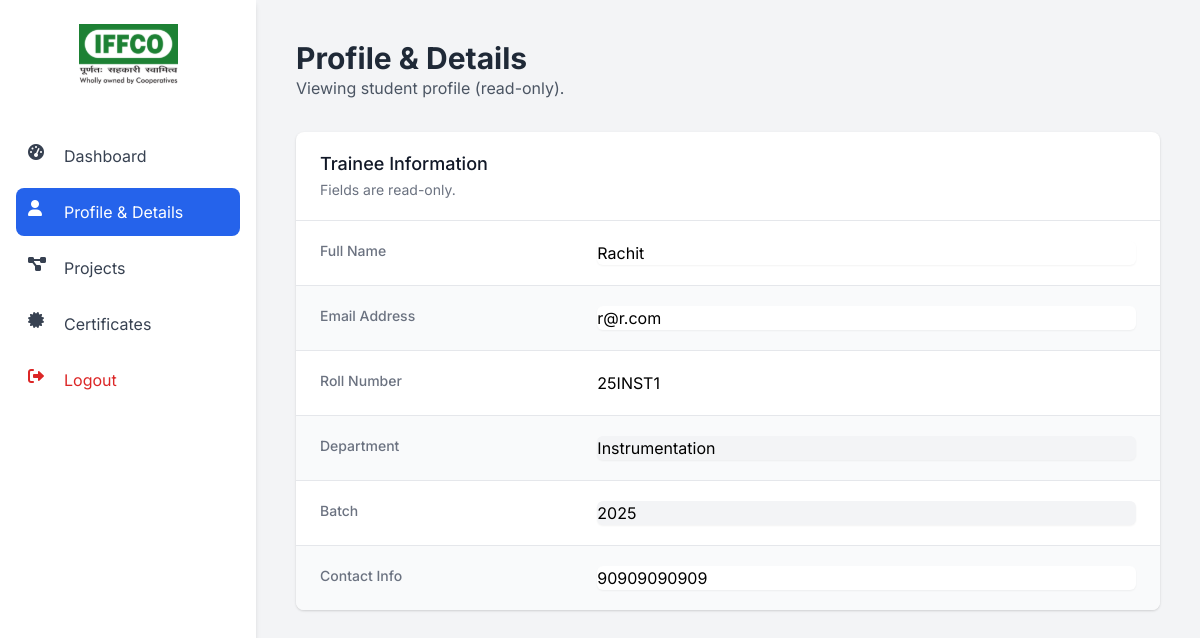
Page /user/profile.php?id=23 (signed in) on the committed database.
### tables this page shows
CREATE TABLE `users` (
  `id` int(11) NOT NULL,
  `name` varchar(100) NOT NULL,
  `email` varchar(100) NOT NULL,
  `password` varchar(255) NOT NULL,
  `roll_no` varchar(50) DEFAULT NULL,
  `department` enum('Chemical','Mechanical','Electrical','Instrumentation','CS','IT','Civil','Finance','MBA','HR','Other') DEFAULT NULL,
  `batch` varchar(50) DEFAULT NULL,
  `contact_info` varchar(255) DEFAULT NULL,
  `role` enum('user','admin') NOT NULL DEFAULT 'user',
  `status` enum('pending','approved','rejected') NOT NULL DEFAULT 'pending',
  `created_at` timestamp NOT NULL DEFAULT current_timestamp(),
  `college` varchar(255) DEFAULT NULL,
  `program` varchar(50) DEFAULT NULL,
  `semester` varchar(10) DEFAULT NULL,
  `duration` varchar(20) DEFAULT NULL,
  `noc_path` varchar(255) DEFAULT NULL,
  `referral_type` varchar(50) DEFAULT NULL,
  `referral_path` varchar(255) DEFAULT NULL
);

### user/profile.php (the view, shortened to what this page needs)
<?php
require_once '../db_connect.php';
if ($_SESSION['role'] === 'admin' && isset($_GET['id'])) {
    $user_id = intval($_GET['id']);
    $is_admin_viewing_student = true;
} else {
    $user_id = $_SESSION['id'];
    $is_admin_viewing_student = false;
}
$can_edit = ($_SESSION['role'] === 'user' && $user_id == $_SESSION['id']);
$stmt = $conn->prepare("SELECT name, roll_no, department, batch, contact_info, email FROM users WHERE id = ?");
$stmt->bind_param("i", $user_id);
$stmt->execute();
$stmt->bind_result($name, $roll_no, $department, $batch, $contact_info, $email);
$page_title = "Profile & Details";
?>
<!DOCTYPE html>
<html lang="en">
<head>
  <link href="https://unpkg.com/tailwindcss@2.2.19/dist/tailwind.min.css" rel="stylesheet">
  <link rel="stylesheet" href="https://cdnjs.cloudflare.com/ajax/libs/font-awesome/6.0.0/css/all.min.css">
</head>
<body class="bg-gray-100 flex">
<aside class="sidebar w-64 min-h-screen bg-white shadow-md">
    <div class="p-6">
      <img src="/uploads/IFFCOlogo.svg" alt="IFFCO Logo" class="mx-auto mb-6">
    </div>
    <nav class="px-4 space-y-2">
      <a href="dashboard.php" class="flex items-center p-3 text-gray-700 rounded-lg hover:bg-gray-200">
        <i class="fas fa-tachometer-alt w-6 h-6 mr-3"></i><span>Dashboard</span>
      </a>
      <a href="profile.php" class="flex items-center p-3 bg-blue-600 text-white rounded-lg hover:bg-blue-700">
        <i class="fas fa-user w-6 h-6 mr-3"></i><span>Profile & Details</span>
      </a>
      <a href="projects.php" class="flex items-center p-3 text-gray-700 rounded-lg hover:bg-gray-200">
        <i class="fas fa-project-diagram w-6 h-6 mr-3"></i><span>Projects</span>
      </a>
      <a href="certificates.php" class="flex items-center p-3 text-gray-700 rounded-lg hover:bg-gray-200">
        <i class="fas fa-certificate w-6 h-6 mr-3"></i><span>Certificates</span>
      </a>
      <a href="../logout.php" class="flex items-center p-3 text-red-600 rounded-lg hover:bg-red-100 mt-8">
        <i class="fas fa-sign-out-alt w-6 h-6 mr-3"></i><span>Logout</span>
      </a>
    </nav>
  </aside>
  <main class="flex-1 p-10">
    <header class="mb-8">
      <h1 class="text-3xl font-bold text-gray-800"><?php echo $page_title; ?></h1>
      <p class="text-gray-600">
        <?php if ($can_edit): ?>
          Update your profile details below.
        <?php elseif ($_SESSION['role'] === 'admin'): ?>
          Viewing student profile (read-only).
        <?php endif; ?>
      </p>
    </header>
    <form action="profile.php<?php echo ($is_admin_viewing_student) ? '?id=' . intval($_GET['id']) : ''; ?>" method="POST" class="bg-white shadow overflow-hidden sm:rounded-lg">
      <div class="px-4 py-5 sm:px-6">
        <h3 class="text-lg leading-6 font-medium text-gray-900">Trainee Information</h3>
        <p class="mt-1 max-w-2xl text-sm text-gray-500">
          <?php echo $can_edit ? 'Edit the fields and click update.' : 'Fields are read-only.'; ?>
        </p>
      </div>
      <div class="border-t border-gray-200">
        <dl class="divide-y divide-gray-200">
          <div class="px-4 py-5 sm:grid sm:grid-cols-3 sm:gap-4 sm:px-6">
            <dt class="text-sm font-medium text-gray-500">Full Name</dt>
            <dd class="mt-1 sm:mt-0 sm:col-span-2">
              <input type="text" name="name" value="<?php echo htmlspecialchars($name); ?>" required class="w-full border-gray-300 rounded-md shadow-sm" <?php echo $can_edit ? '' : 'readonly'; ?>>
            </dd>
          </div>
          <div class="bg-gray-50 px-4 py-5 sm:grid sm:grid-cols-3 sm:gap-4 sm:px-6">
            <dt class="text-sm font-medium text-gray-500">Email Address</dt>
            <dd class="mt-1 sm:mt-0 sm:col-span-2">
              <input type="email" name="email" value="<?php echo htmlspecialchars($email); ?>" required class="w-full border-gray-300 rounded-md shadow-sm" <?php echo $can_edit ? '' : 'readonly'; ?>>
            </dd>
          </div>
          <div class="px-4 py-5 sm:grid sm:grid-cols-3 sm:gap-4 sm:px-6">
            <dt class="text-sm font-medium text-gray-500">Roll Number</dt>
            <dd class="mt-1 sm:mt-0 sm:col-span-2"><?php echo htmlspecialchars($roll_no); ?></dd>
          </div>
          <div class="bg-gray-50 px-4 py-5 sm:grid sm:grid-cols-3 sm:gap-4 sm:px-6">
            <dt class="text-sm font-medium text-gray-500">Department</dt>
            <dd class="mt-1 sm:mt-0 sm:col-span-2">
              <input type="text" value="<?php echo htmlspecialchars($department); ?>" class="w-full border-gray-300 rounded-md shadow-sm bg-gray-100" readonly>
            </dd>
          </div>
          <div class="px-4 py-5 sm:grid sm:grid-cols-3 sm:gap-4 sm:px-6">
            <dt class="text-sm font-medium text-gray-500">Batch</dt>
            <dd class="mt-1 sm:mt-0 sm:col-span-2">
              <input type="text" value="<?php echo htmlspecialchars($batch); ?>" class="w-full border-gray-300 rounded-md shadow-sm bg-gray-100" readonly>
            </dd>
          </div>
          <div class="bg-gray-50 px-4 py-5 sm:grid sm:grid-cols-3 sm:gap-4 sm:px-6">
            <dt class="text-sm font-medium text-gray-500">Contact Info</dt>
            <dd class="mt-1 sm:mt-0 sm:col-span-2">
              <input type="text" name="contact_info" value="<?php echo htmlspecialchars($contact_info); ?>" class="w-full border-gray-300 rounded-md shadow-sm" <?php echo $can_edit ? '' : 'readonly'; ?>>
            </dd>
          </div>
        </dl>
      </div>
    </form>
  </main>
</body>
</html>

### user/profile.php (style rules this page uses)
body { font-family: 'Inter', sans-serif; }

### rows in the picture
users: name "Rachit", email "r@r.com", roll_no "25INST1", department "Instrumentation", batch "2025", contact_info "90909090909"

### other values in the picture
$page_title "Profile & Details"
